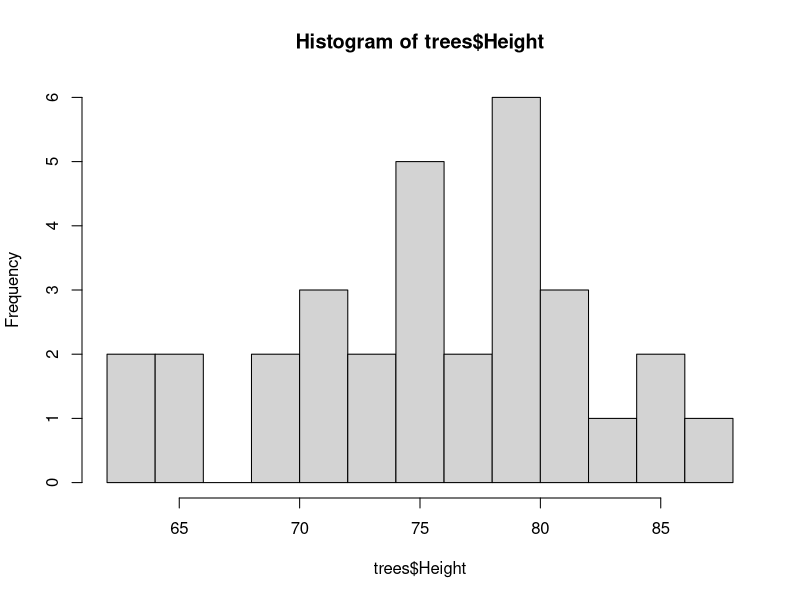
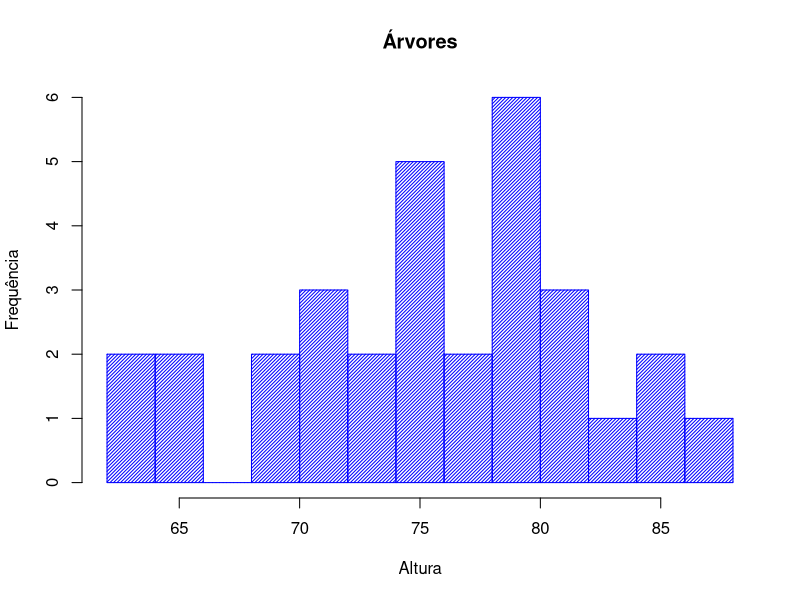
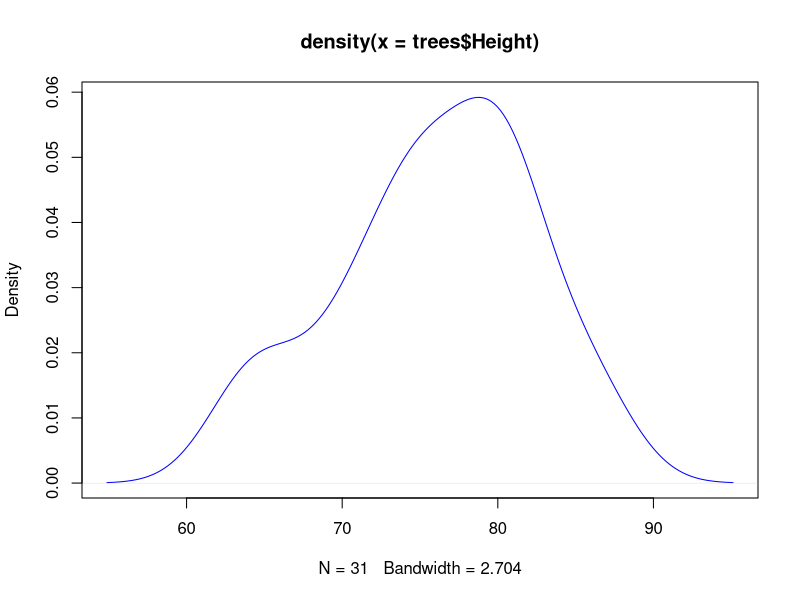
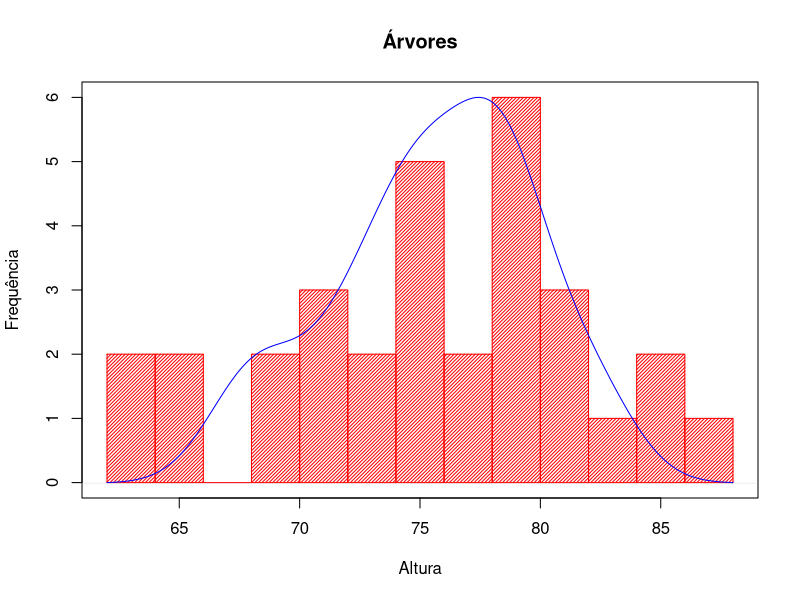
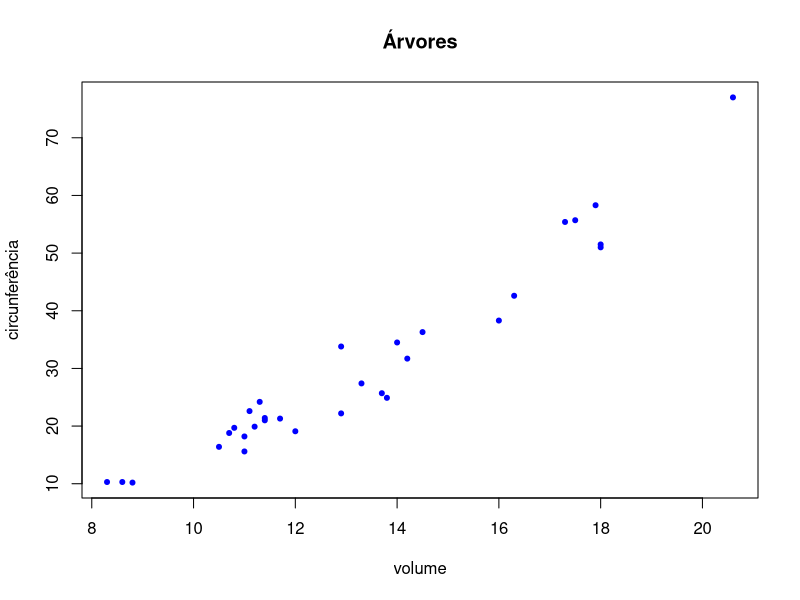
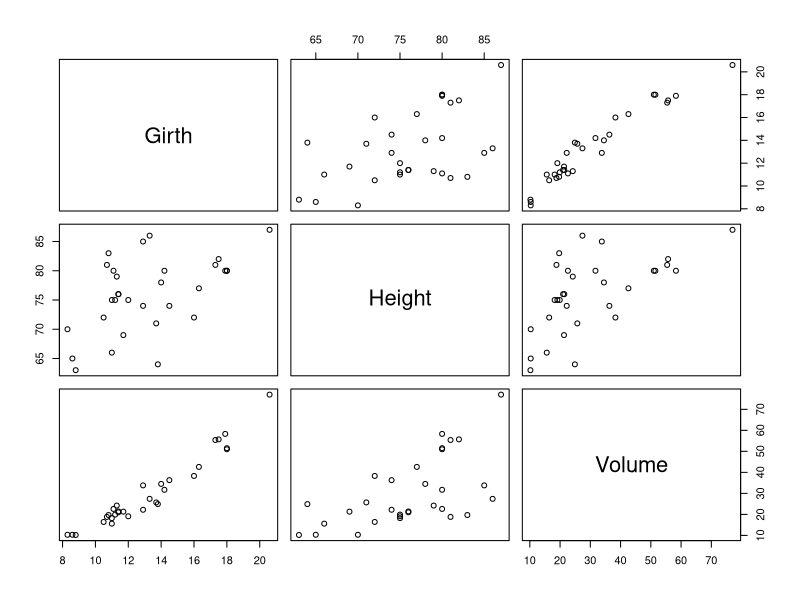
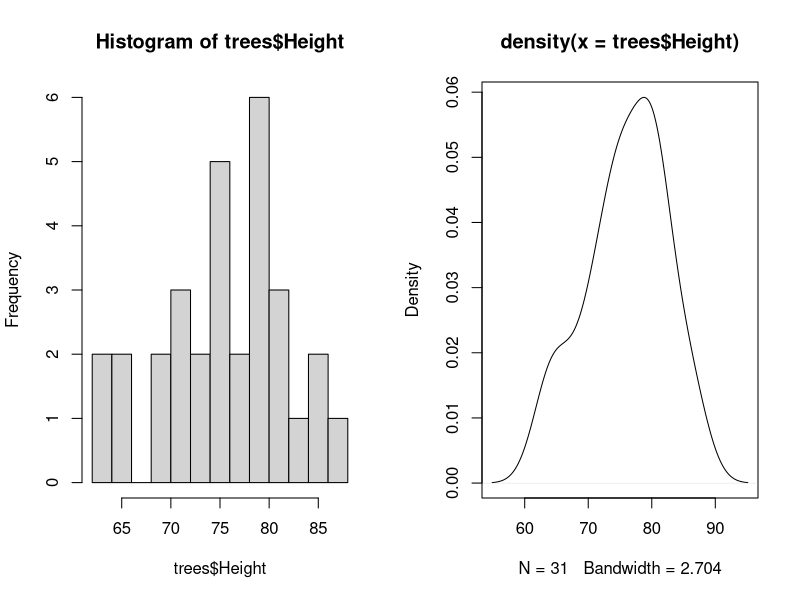
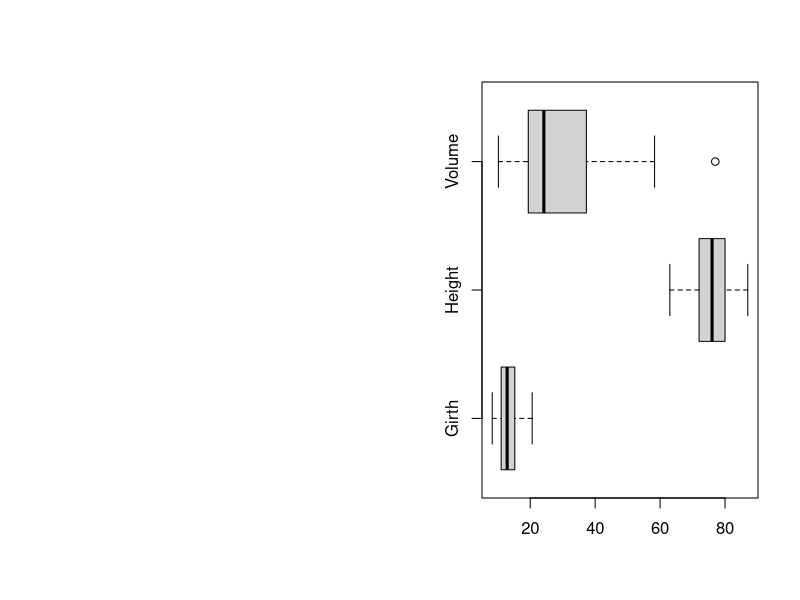

Recreate these plots in R, in order. (Note: this script raises an error after producing the figures.)
## ---- chunk 1
knitr::opts_chunk$set(message=FALSE,warning=FALSE, cache=TRUE)
## ---- chunk 2

trees <- trees

## ---- chunk 3
summary(trees)
## ---- chunk 4
#histograma da altura das ?rvores com 10 caixinhas de intervalo
histograma <- hist(trees$Height,breaks=10)
## ---- chunk 5
#complementando a estética do histograma anterior
plot(histograma,col="blue",density=40,
     main="Árvores", ylab="Frequência",xlab="Altura")
## ---- chunk 6
#densidade das alturas, representadas por uma linha azul
densidade <- density(trees$Height)
plot(densidade,col="blue")
## ---- chunk 7
#sobreposição das informações (histograma como primeira camada)
plot(histograma,col="red",density=40,
     main="Árvores", ylab="Frequência",xlab="Altura")

par(new=TRUE)

#apagando as legendas e o título do gráfico de densidade
plot(densidade,col="blue",xaxt='n',yaxt='n',ann=FALSE)
## ---- chunk 8
#gráfico de dispersão do calibre das árvores versus volume
plot(trees$Girth,trees$Volume,
     main="Árvores",ylab="circunferência",xlab="volume",col="blue",
     pch=20)
## ---- chunk 9
#plotando todas as correlações de todas as variáveis de uma só vez
plot(trees)

## ---- chunk 10
#dividindo a tela para os gráficos que lhe interessam (nesse caso, dois)
split.screen(figs=c(1,2))

#escolhendo o gráfico para a seção 1 da tela (nesse caso, o histograma)
screen(1)
plot(histograma)

#escolhendo o gráfico para a seção 2 da tela (nesse caso, gráfico de densidade)
screen(2)
plot(densidade)
## ---- chunk 11
#boxplot com visualizaÇão geral mais amigável de todo o conteúdo
boxplot(trees,horizontal=TRUE)
## ---- chunk 12
#criação de um dataframe chamado pop
pop <- as.data.frame(matrix(c(13,45,9,17,17,21,"A","B","A","C","A","B"),
                            ncol=2,nrow=6))

colnames(pop) <- c("quantidade","cidade")

pop

#gráfico de barras de habitantes por cidade (com agregação dos dados)
hab <- aggregate(. ~cidade,data=pop,sum) 

#criação do gráfico de barras e encapsulamento por box()
barplot(hab$quantidade,col=gray.colors(3),xlab="cidade",ylab="total",
        names.arg=hab$cidade)

box()

## ---- chunk 13
#gráfico de setores (usando os dados agregados)
pie(hab$quantidade,main="Cidades",col=c(4:6),labels=NA)

#legenda
legend("bottomright",legend=hab$cidade,cex=1,fill=c(4:6))
